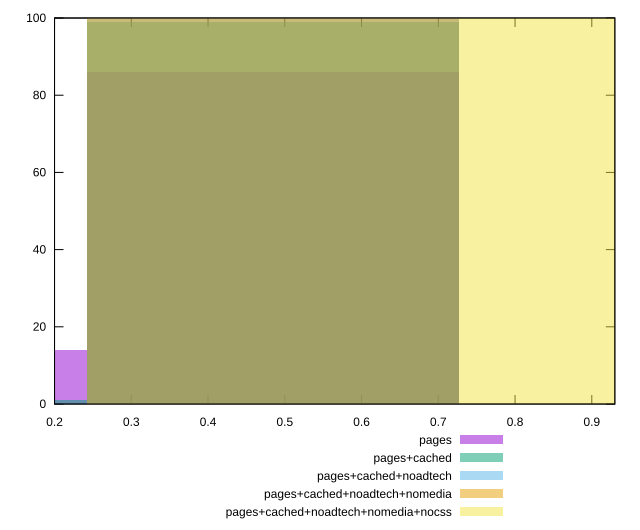

Generate this figure with gnuplot:
reset

$pages <<EOF
0.48447435789667137 86
0 14
EOF

$pagesCached <<EOF
0 1
0.48447435789667137 99
EOF

$pagesCachedNoadtech <<EOF
0.48447435789667137 100
EOF

$pagesCachedNoadtechNomedia <<EOF
0.48447435789667137 100
EOF

$pagesCachedNoadtechNomediaNocss <<EOF
0.9689487157933427 100
EOF

set key outside below
set boxwidth 0.48447435789667137
set xrange [0.2:0.93]
set yrange [0:100]
set trange [0:100]
set style fill transparent solid 0.5 noborder
set terminal svg size 640, 530 enhanced background rgb 'white'
set output "report_00021_2021-02-20T09:16:39.615Z/meta/score/comparison/histogram/all_raw.svg"

plot $pages title "pages" with boxes, \
     $pagesCached title "pages+cached" with boxes, \
     $pagesCachedNoadtech title "pages+cached+noadtech" with boxes, \
     $pagesCachedNoadtechNomedia title "pages+cached+noadtech+nomedia" with boxes, \
     $pagesCachedNoadtechNomediaNocss title "pages+cached+noadtech+nomedia+nocss" with boxes

reset
